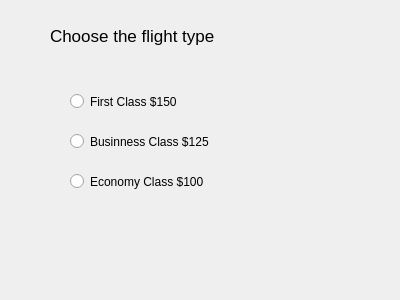
<?xml version="1.0" encoding="UTF-8"?>
<ui version="4.0">
 <class>Dialog</class>
 <widget class="QDialog" name="Dialog">
  <property name="geometry">
   <rect>
    <x>0</x>
    <y>0</y>
    <width>400</width>
    <height>300</height>
   </rect>
  </property>
  <property name="windowTitle">
   <string>Dialog</string>
  </property>
  <widget class="QLabel" name="label">
   <property name="geometry">
    <rect>
     <x>50</x>
     <y>20</y>
     <width>181</width>
     <height>31</height>
    </rect>
   </property>
   <property name="font">
    <font>
     <pointsize>13</pointsize>
    </font>
   </property>
   <property name="text">
    <string>Choose the flight type</string>
   </property>
  </widget>
  <widget class="QLabel" name="labelFare">
   <property name="geometry">
    <rect>
     <x>80</x>
     <y>240</y>
     <width>281</width>
     <height>31</height>
    </rect>
   </property>
   <property name="text">
    <string/>
   </property>
  </widget>
  <widget class="QRadioButton" name="radioButtonFirstClass">
   <property name="geometry">
    <rect>
     <x>70</x>
     <y>90</y>
     <width>141</width>
     <height>23</height>
    </rect>
   </property>
   <property name="text">
    <string>First Class $150</string>
   </property>
  </widget>
  <widget class="QRadioButton" name="radioButtonBusinessClass">
   <property name="geometry">
    <rect>
     <x>70</x>
     <y>130</y>
     <width>171</width>
     <height>23</height>
    </rect>
   </property>
   <property name="text">
    <string>Businness Class $125</string>
   </property>
  </widget>
  <widget class="QRadioButton" name="radioButtonEconomyClass">
   <property name="geometry">
    <rect>
     <x>70</x>
     <y>170</y>
     <width>171</width>
     <height>23</height>
    </rect>
   </property>
   <property name="text">
    <string>Economy Class $100</string>
   </property>
  </widget>
 </widget>
 <resources/>
 <connections/>
</ui>
